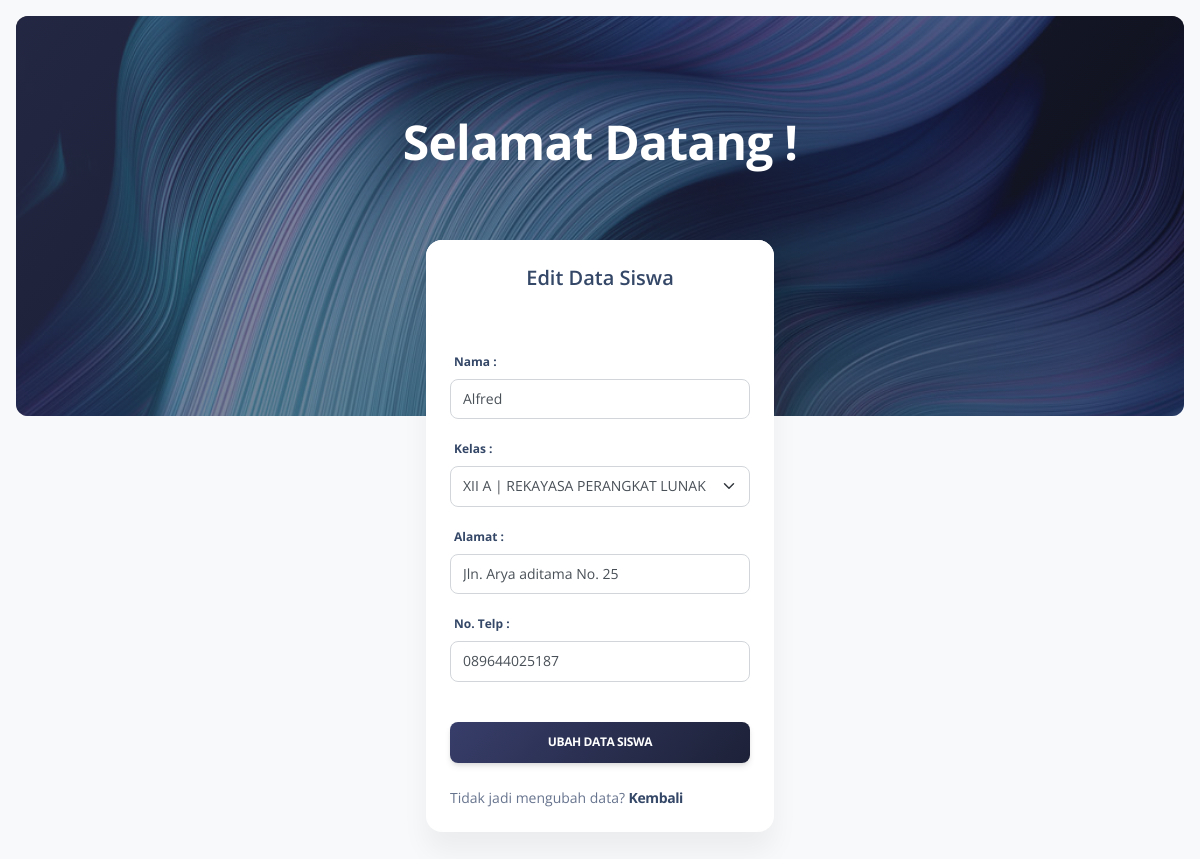
The page /pages_admin/edit_siswa.php?nisn=123456789 (signed in) on the database its author committed.
### tables this page shows
CREATE TABLE `siswa` (
  `nisn` char(10) NOT NULL,
  `nis` int(10) NOT NULL,
  `nama` varchar(25) NOT NULL,
  `id_kelas` int(11) NOT NULL,
  `alamat` text NOT NULL,
  `no_telp` varchar(13) NOT NULL
);

### pages_admin/edit_siswa.php (the view, shortened to what this page needs)
<!DOCTYPE html>
<html lang="en">
<head>
  <link href="../assets/css/nucleo-icons.css" rel="stylesheet" />
  <link href="../assets/css/nucleo-svg.css" rel="stylesheet" />
  <link href="../assets/css/nucleo-svg.css" rel="stylesheet" />
  <link id="pagestyle" href="../assets/css/soft-ui-dashboard.css?v=1.0.3" rel="stylesheet" />
</head>
<body class="g-sidenav-show  bg-gray-100">
  <section class="min-vh-100 mb-8">
    <div class="page-header align-items-start min-vh-50 pt-5 pb-11 m-3 border-radius-lg" style="background-image: url('../assets/img/curved-images/curved14.jpg');">
      <span class="mask bg-gradient-dark opacity-6"></span>
      <div class="container">
        <div class="row justify-content-center">
          <div class="col-lg-5 text-center mx-auto">
            <h1 class="text-white mb-2 mt-5">Selamat Datang !</h1>
          </div>
        </div>
      </div>
    </div>
    <div class="container">
      <div class="row mt-lg-n10 mt-md-n11 mt-n10">
        <div class="col-xl-4 col-lg-5 col-md-7 mx-auto">
          <div class="card z-index-0">
            <div class="card-header text-center pt-4">
              <h5>Edit Data Siswa</h5>
            </div>
            <?php
            include "../koneksi.php";
            $qry_get_siswa=mysqli_query($conn,"select * from siswa where nisn = '".$_GET['nisn']."'");
            $dt_siswa=mysqli_fetch_array($qry_get_siswa);
            ?>
            <div class="card-body">
              <form role="form text-left" action="../backend/proses_edit_siswa.php" method="POST">
                <label>Nama :</label>
                <div class="mb-3">
                  <input type="text" class="form-control" placeholder="Nama"
                         name="nama" value="<?=$dt_siswa['nama']?>">
                </div>
                <label>Kelas :</label>
                <div class="mb-3">
                  <select name="kelas" class="form-select">
                  <?php
                    include "../koneksi.php";
                    $qry_kelas=mysqli_query($conn,"SELECT * FROM kelas ORDER BY nama_kelas ASC");
                    while($data_kelas=mysqli_fetch_array($qry_kelas)){
                        if($data_kelas['id_kelas']==$dt_siswa['id_kelas']){
                            $selek="selected";
                        }
                        else {
                            $selek="";
                        }
                        echo '<option value= "'.$data_kelas['id_kelas'].'" '.$selek.' > '.$data_kelas['nama_kelas'].' | '.$data_kelas['kompetensi_keahlian'].'</option>';
                    }
                ?>
                  </select>
                </div>
                <label>Alamat :</label>
                <div class="mb-3">
                  <input type="text" class="form-control" placeholder="Alamat"
                         name="alamat" value="<?=$dt_siswa['alamat']?>">
                </div>
                <label>No. Telp :</label>
                <div class="mb-3">
                  <input type="text" class="form-control" placeholder="No. Telp"
                  name="no_telp" value="<?=$dt_siswa['no_telp']?>">
                </div>
                <div class="text-center">
                  <button type="submit" name="simpan" class="btn bg-gradient-dark w-100 my-4 mb-2">Ubah Data Siswa</button>
                </div>
                <p class="text-sm mt-3 mb-0">Tidak jadi mengubah data? <a href="data_siswa.php" class="text-dark font-weight-bolder">Kembali</a></p>
              </form>
            </div>
          </div>
        </div>
      </div>
    </div>
  </section>
</body>
</html>

### rows shown on the page
siswa: nama "Alfred", alamat "Jln. Arya aditama No. 25", no_telp "089644025187"

### other values the page prints
form field kelas "XII A | REKAYASA PERANGKAT LUNAK"
